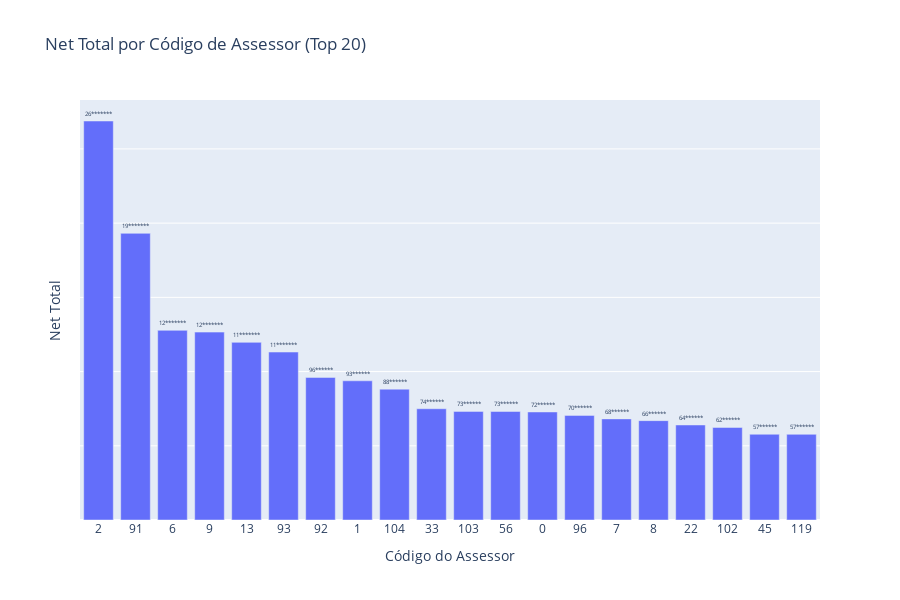

Notebook code cell kept with this figure:
### Code cell
# Criar dashboard com plotly
# Configurar estilo dos gráficos
sns.set_style("whitegrid")
plt.rcParams["figure.facecolor"] = "white"

# Criar coluna mascarada para visualização
df_plot = df.copy()
df_plot = df_plot.sort_values(by="net_total", ascending=False).head(20)
df_plot["net_total_masked"] = df_plot["net_total"].apply(mask_value)
df_plot["codigo_assessor"] = df_plot["codigo_assessor"].astype(str)

# Visualizamos net total por assessor (ordenado do maior para o menor)
fig = px.bar(
    df_plot,
    x="codigo_assessor",
    y="net_total",  # Usar valor real para plotagem
    title="Net Total por Código de Assessor (Top 20)",
    labels={"codigo_assessor": "Código do Assessor"},
    text="net_total_masked",  # Mostrar valores mascarados nos rótulos
    custom_data=["net_total_masked"],  # Dados customizados para hover
)

# Atualizar layout para melhor visualização
fig.update_traces(
    textposition="outside",
    hovertemplate="<b>Código do Assessor:</b> %{x}<br>"
    + "<b>Net Total:</b> %{customdata[0]}<br>"
    + "<extra></extra>",
)
fig.update_layout(
    xaxis={"categoryorder": "total descending"},  # Forçar ordem descendente
    yaxis_title="Net Total",
    yaxis=dict(
        showticklabels=False,  # Esconder valores no eixo Y
        title="Net Total",
    ),
    height=600,
    showlegend=False,
)

fig.show()

### Figure 1 — Plotly figure (JSON) as saved in the notebook; plotly's stock layout.template omitted (floating-point values rounded to 4 significant figures)
{"data": [{"customdata": [["26*******"], ["19*******"], ["12*******"], ["12*******"], ["11*******"], ["11*******"], ["96******"], ["93******"], ["88******"], ["74******"], ["73******"], ["73******"], ["72******"], ["70******"], ["68******"], ["66******"], ["64******"], ["62******"], ["57******"], ["57******"]], "hovertemplate": "<b>Código do Assessor:</b> %{x}<br><b>Net Total:</b> %{customdata[0]}<br><extra></extra>", "legendgroup": "", "marker": {"color": "#636efa", "pattern": {"shape": ""}}, "name": "", "orientation": "v", "showlegend": false, "text": ["26*******", "19*******", "12*******", "12*******", "11*******", "11*******", "96******", "93******", "88******", "74******", "73******", "73******", "72******", "70******", "68******", "66******", "64******", "62******", "57******", "57******"], "textposition": "outside", "type": "bar", "x": ["2", "91", "6", "9", "13", "93", "92", "1", "104", "33", "103", "56", "0", "96", "7", "8", "22", "102", "45", "119"], "xaxis": "x", "y": [268800000.0, 193100000.0, 127800000.0, 126600000.0, 119700000.0, 113100000.0, 96060000.0, 93790000.0, 88140000.0, 74960000.0, 73180000.0, 73120000.0, 72790000.0, 70470000.0, 68130000.0, 66950000.0, 64020000.0, 62350000.0, 57770000.0, 57730000.0], "yaxis": "y"}], "layout": {"barmode": "relative", "height": 600, "legend": {"tracegroupgap": 0}, "showlegend": false, "title": {"text": "Net Total por Código de Assessor (Top 20)"}, "xaxis": {"anchor": "y", "categoryorder": "total descending", "domain": [0, 1], "title": {"text": "Código do Assessor"}}, "yaxis": {"anchor": "x", "domain": [0, 1], "showticklabels": false, "title": {"text": "Net Total"}}}}
